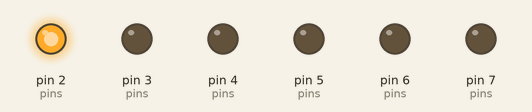
Recording of a sketch running on a simulated Arduino Uno, built with avr-gcc and run on an emulated ATmega328P. On the bench: output pins drawn as LEDs (lit = HIGH).

Above: at 0.1 s.
At 0.7 s:
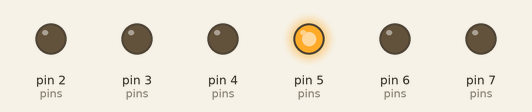
At 1.3 s:
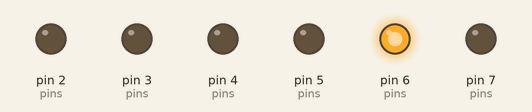
At 2.3 s:
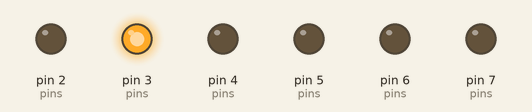
At 3.1 s:
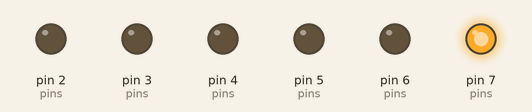
At 4.5 s:
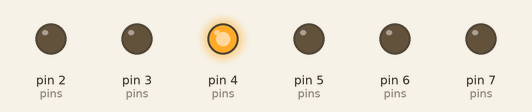
Timing chart, 0 to 4.8 s (numbered marks = the images above):
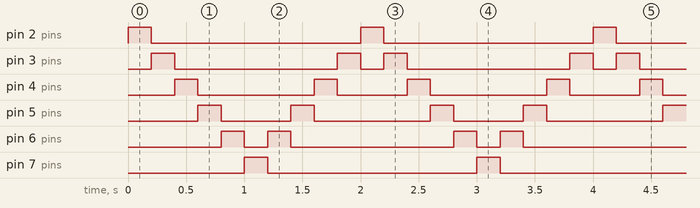

The sketch:

loop_array_millis_obj.ino
```cpp
/*
  For Loop with millis()

Blink di un array di led in sucessione,
utilizzando millis() per non blocking.
L'array puo' contenere un numero arbitrario di led
(l'ordine in cui compaiono e' l'ordine in cui brillano).

OOP version.

 Schemi:
 - http://lab.piffa.net/schemi/8_led_single_res_bb.png
 - http://lab.piffa.net/schemi/8_led_single_res_schem.png

 http://www.arduino.cc/en/Tutorial/ForLoop
 */


class Sequenza {
    // Lampeggia LED in sequenza utilizzando millis()
    unsigned long previousMillis ;
    byte i = 0;
    byte *ledPins;
    byte size;
    int inc = 1;
    long interval;

  public:
    Sequenza (byte passed[], byte dim) {
      ledPins = passed ;
      size = dim ;
      for (int thisPin = 0; thisPin < size; thisPin++) {
        pinMode(ledPins[thisPin], OUTPUT);
      }
      previousMillis = millis();
      digitalWrite(ledPins[0], HIGH);
    }

    void Update(long value) {
      interval = value;
      if (millis() - previousMillis >= interval) {
        previousMillis += interval;

        if ( i < size - 1 ) {
          // Spegni precedente led
          digitalWrite(ledPins[i], LOW);

          // Accendi successivo led
          digitalWrite(ledPins[++i], HIGH);
        }

        else if  (i == size - 1 )   {
          // Ultimo caso
          i = 0;
          previousMillis += interval;
          digitalWrite(ledPins[i], HIGH);
          digitalWrite(ledPins[ size - 1 ], LOW);
        }
      }
    }


    void Reverse(long value) {
      interval = value;
      if (millis() - previousMillis >= interval) {
        previousMillis += interval;

        if  (i == 0)   { // Entry point, ultimo LED
          digitalWrite(ledPins[size - 1], HIGH);
          digitalWrite(ledPins[0], LOW);
          i = size - 1 ;
        }
        else {
          digitalWrite(ledPins[i], LOW);
          digitalWrite(ledPins[--i], HIGH);
        }
      }
    }

    void UD(long value) {
      interval = value;
      if (millis() - previousMillis >= interval) {
        previousMillis += interval;
        // Spegni precedente led
        digitalWrite(ledPins[i], LOW);
        i = i + inc ;
        // Accendi successivo led
        digitalWrite(ledPins[i], HIGH);

        if (i == 0 || i == size - 1) {
          inc = -inc ;
        }
      }
    }

};


void setup() {
};

byte pins[] = {
  2, 3, 4, 5, 6, 7
};

Sequenza seq = Sequenza(pins, sizeof(pins));


void loop() {
  seq.UD(200);
};
```

Measured:
- by itself, pin 2 (pins), pin 7 (pins): alternates HIGH for 0.20 s and LOW for 1.8 s
- by itself, pin 3 (pins): repeats every 2.0 s: LOW 1.4 s, HIGH 0.20 s, LOW 0.20 s, HIGH 0.20 s
- by itself, pin 4 (pins): repeats every 2.0 s: LOW 1.0 s, HIGH 0.20 s, LOW 0.60 s, HIGH 0.20 s
- by itself, pin 5 (pins): repeats every 2.0 s: LOW 0.60 s, HIGH 0.20 s, LOW 1.0 s, HIGH 0.20 s
- by itself, pin 6 (pins): repeats every 2.0 s: LOW 0.20 s, HIGH 0.20 s, LOW 1.4 s, HIGH 0.20 s
